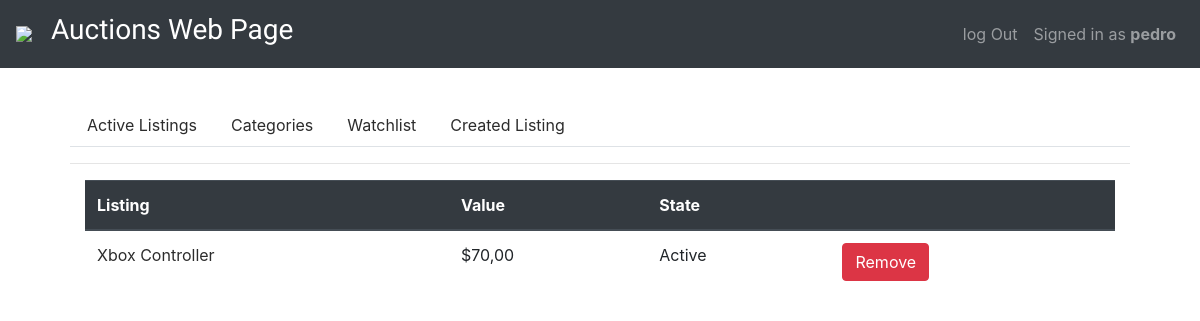
/watchlist/7 (signed in), run on the app's committed database.
### auctions/models.py (models this page shows, shortened)
class User(AbstractUser):
    pass

class Watchlist(models.Model):
    user = models.ForeignKey(User, on_delete = models.CASCADE, related_name="watch_created")
    listing =  models.ForeignKey(Listing, on_delete = models.CASCADE, related_name="watch_relation", null=True, blank=True)

class Listing (models.Model):
    STATES = (
    ('Act', 'Activo'),
    ('Inact', 'Inactivo'),)
    user = models.ForeignKey(User, on_delete = models.CASCADE, related_name="auctions_created") #if user is deleted, auction will be deleted
    name = models.CharField(max_length=64)
    price = models.IntegerField()
    create = models.DateField(auto_now_add=True, null=True, blank=True)
    descrpition=models.CharField(max_length=255,null=True)
    estate=models.CharField(max_length=8, choices=STATES, default='Act')
    image_url=models.CharField(max_length=128)
    category=models.ForeignKey(Category, on_delete = models.CASCADE, related_name="listing_cat_relation",null=True) #puede o no tener una lista asociada

### auctions/views.py (the view)
# urls.py: path("watchlist/<str:id>", views.show_watchlist, name='show_watchlist'),
def show_watchlist(request,id):
    if request.method == 'POST':
        watch = Watchlist.objects.get(pk=request.POST['id_watch'])
        watch.delete()
    watchlists = Watchlist.objects.filter(user=id)
    return render(request,"auctions/watchlist.html",{"watchlists":watchlists})

### auctions/templates/auctions/watchlist.html (shortened to what this page needs)
{% extends "auctions/layout.html" %}
{% block body %}
<div class="tap-pane " role="tabpanel" id="{% url 'show_categories' %}">
    <div class="container">
        <table class="table " style="width:100%">
            <thead class="thead-dark">
                <tr>
                    <th>Listing </th>
                    <th> Value </th>
                    <th> State </th>
                    <th> </th>
                </tr>
            </thead>
            {% for watch in watchlists %}
            <tr>
                <td> <a href="/list/{{bid.listing.id}}"> {{watch.listing.name}}</a> </td>
                <td> ${{watch.listing.price}},00 </td>
                <td> {{watch.listing.estate}}ive </td>
                <td>
                    <form action="/watchlist/{{user.id}}" method="POST">
                        <button class="btn btn-danger">Remove</button>
                    </form>
                </td>
            </tr>
            {% endfor %}
        </table>
    </div>
</div>
{% endblock %}

### auctions/templates/auctions/layout.html (shortened to what this page needs)
{% load static %}
<!DOCTYPE html>
<html lang="en">
<head>
    <link rel="stylesheet" href="https://stackpath.bootstrapcdn.com/bootstrap/4.4.1/css/bootstrap.min.css"
>
    <link href="{% static 'auctions/styles.css' %}" rel="stylesheet">
</head>
<body>
    <nav class="navbar navbar-expand-md navbar-dark fixed-top bg-dark fixed-top ">
        <img src="{% static 'img/comercio-y-compras.png' %}" width="35px"><a class="navbar-brand" href="/">
            <h3 id="font_G"> Auctions Web Page</h3>
        </a>
        <div class="collapse navbar-collapse" id="navbarSupportedContent">
            <ul class="navbar-nav ml-auto">
                <li class="nav-item active">
                    <a class="nav-link" href=""><span class="sr-only">(current)</span></a>
                </li>
                <li class="nav-item">
                    {% if user.is_authenticated %}
                    <a class="nav-link" href="{% url 'logout' %}"> log Out </a>
                    {% else %}
                    <a class="nav-link" href="{% url 'login' %}">log In</a>
                    {% endif %}
                </li>
                <li class="nav-item">
                    {% if user.is_authenticated %}
                    <a class="nav-link"> Signed in as <strong>{{ user.username }}</strong></a>
                    {% else %}
                    <a class="nav-link" href="{% url 'register' %}">Register </a>
                    {% endif %}
                </li>
            </ul>
        </div>
    </nav>
    <div style="margin: 60px">
        <div role="tabpanel">
            <ul class="nav nav-tabs" role="taplist">
                <li role="presentation" class="active">
                    <a class="nav-link  " role="tap" data-toggle="tab" href="{% url 'index' %}">Active
                        Listings</a>
                </li>
                <li role="presentation">
                    <a class="nav-link" role="tap" data-toggle="tab" href="{% url 'show_categories' %}">Categories</a>
                </li>
                {% if user.is_authenticated %}
                <li role="presentation">
                    <a class="nav-link" role="tap" data-toggle="tab" href="/watchlist/{{user.id}}">Watchlist</a>
                </li role="presentation" class="nav-item">
                <a class="nav-link " href="{% url 'create_list' %}">Created Listing</a>
                {% endif %}
            </ul>
            <hr>
            <div class="tab-content">
                {% block body %}
                {% endblock %}
            </div>
        </div>
    </div>
</body>
</html>

### auctions/static/auctions/styles.css (style rules this page uses)
body { padding: 10px; }

### auctions/templates/auctions/layout.html (style rules this page uses)
#font_G { font-family: 'Gochi Hand', cursive; }
a { color: rgb(44, 44, 44); }

### data on the page
User: username "pedro"
Watchlist: listing.name "Xbox Controller", listing.price "70", listing.estate "Act"
